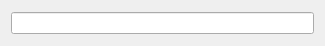
<?xml version="1.0" encoding="UTF-8"?>
<ui version="4.0">
 <class>Vista</class>
 <widget class="QWidget" name="Vista">
  <property name="geometry">
   <rect>
    <x>0</x>
    <y>0</y>
    <width>325</width>
    <height>46</height>
   </rect>
  </property>
  <property name="windowTitle">
   <string>Vista</string>
  </property>
  <layout class="QGridLayout" name="gridLayout">
   <item row="0" column="0">
    <widget class="QLineEdit" name="leBuscar"/>
   </item>
  </layout>
 </widget>
 <layoutdefault spacing="6" margin="11"/>
 <resources/>
 <connections/>
</ui>
